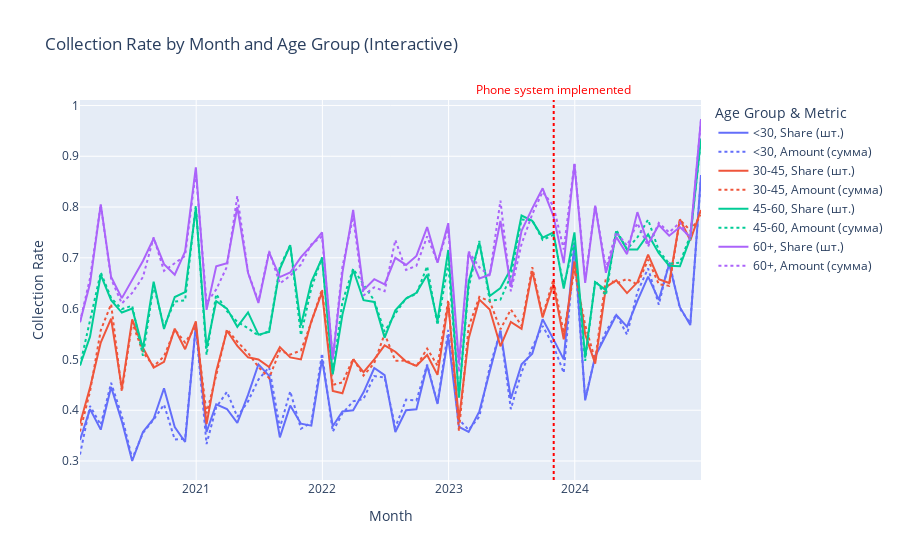

This figure's notebook cell:
### Code cell
cl['month_end'] = pd.to_datetime(cl['month_end'])
cl['age_group'] = pd.cut(cl['age'], bins=[0, 30, 45, 60, 100], labels=["<30", "30-45", "45-60", "60+"])

collection_rate_age = cl.groupby(['month_end', 'age_group']).agg(
    total_users=('user_id', 'count'),
    repaid_users=('flg_repaid', 'sum'),
    total_amount=('overdue_amount', 'sum'),
    repaid_amount=('overdue_amount', lambda x: x[cl.loc[x.index, 'flg_repaid'] == 1].sum())
).reset_index()

collection_rate_age['collection_rate_share'] = collection_rate_age['repaid_users'] / collection_rate_age['total_users']
collection_rate_age['collection_rate_amount'] = collection_rate_age['repaid_amount'] / collection_rate_age['total_amount']

plot_df_melted = collection_rate_age.melt(
    id_vars=['month_end', 'age_group'],
    value_vars=['collection_rate_share', 'collection_rate_amount'],
    var_name='metric',
    value_name='value'
)

plot_df_melted['metric'] = plot_df_melted['metric'].map({
    'collection_rate_share': 'Share (шт.)',
    'collection_rate_amount': 'Amount (сумма)'
})

fig = px.line(
    plot_df_melted,
    x='month_end',
    y='value',
    color='age_group',
    line_dash='metric',
    title='Collection Rate by Month and Age Group (Interactive)',
    labels={
        'value': 'Collection Rate',
        'month_end': 'Month',
        'age_group': 'Age Group',
        'metric': 'Metric'
    }
)

fig.add_shape(
    type="line",
    x0="2023-11-01", x1="2023-11-01",
    y0=0, y1=1,
    xref='x', yref='paper',
    line=dict(color="red", width=2, dash="dot"),
)

fig.add_annotation(
    x="2023-11-01",
    y=1,
    xref="x",
    yref="paper",
    text="Phone system implemented",
    showarrow=False,
    yanchor="bottom",
    font=dict(color="red")
)

fig.update_layout(legend_title_text='Age Group & Metric')
fig.show()
